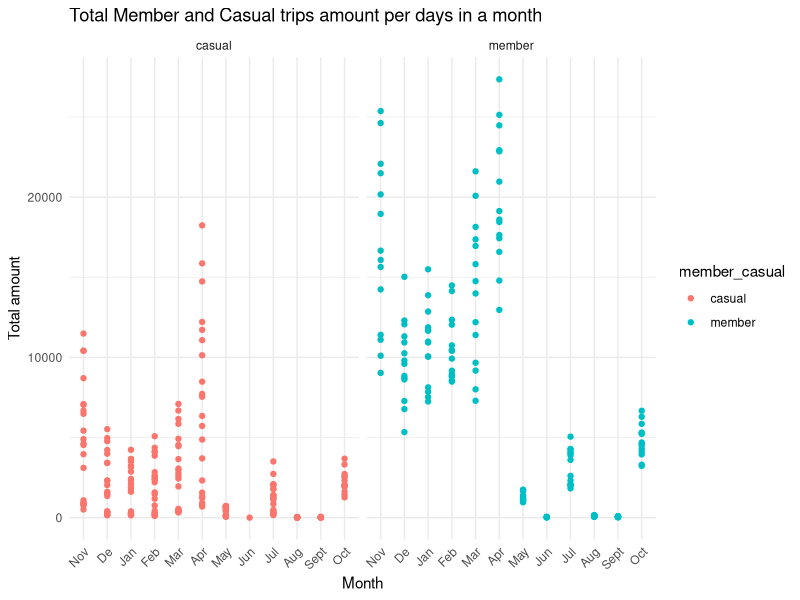
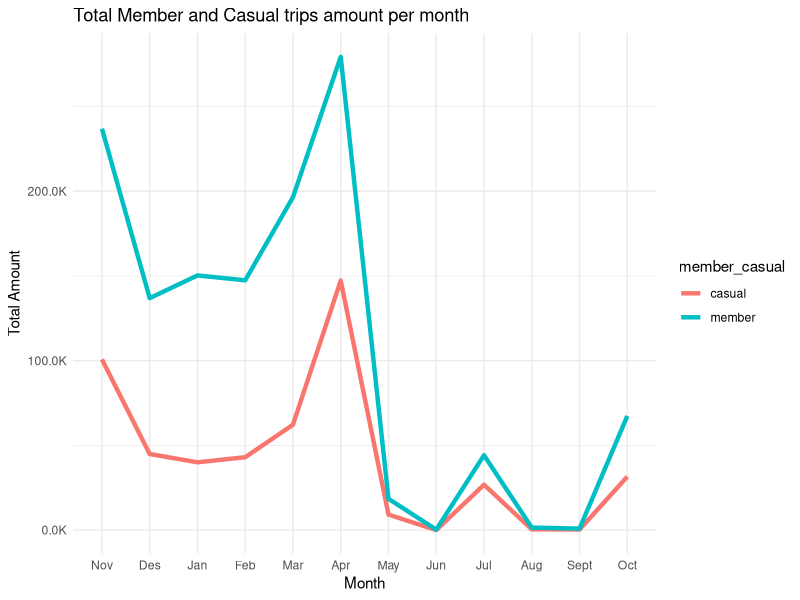
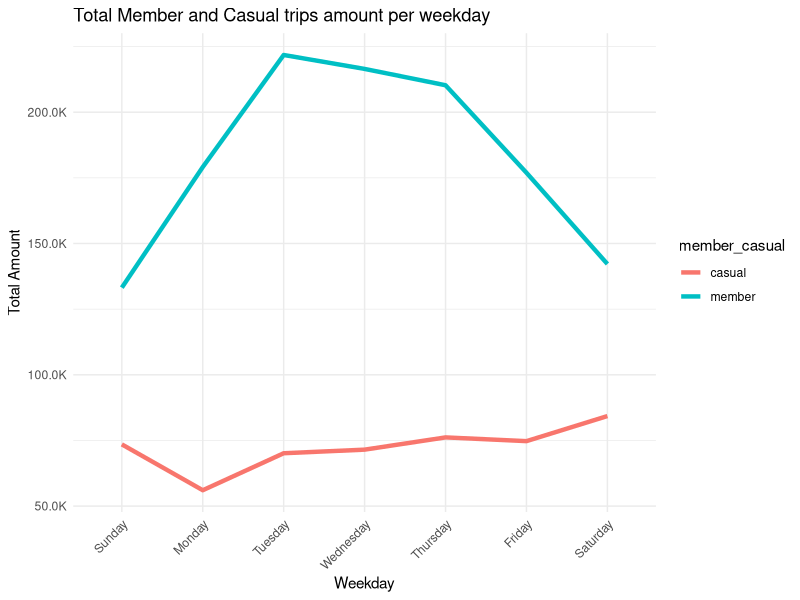
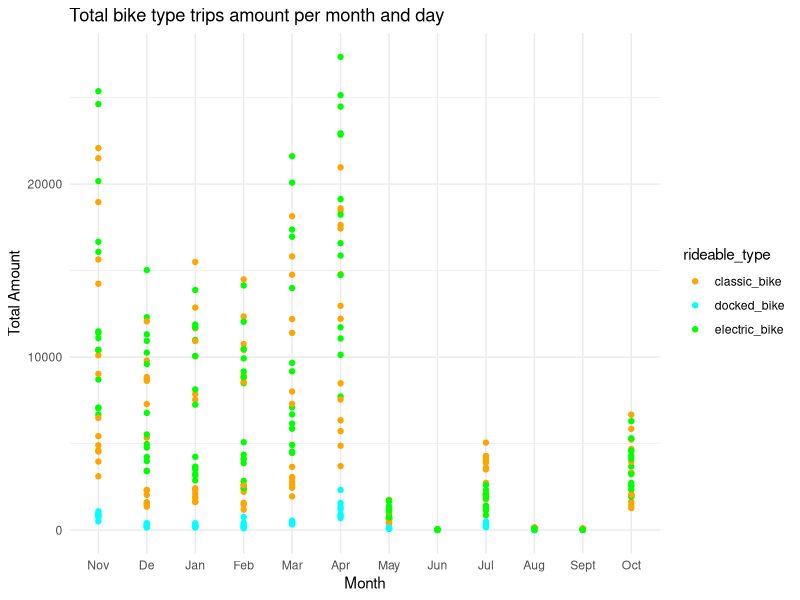
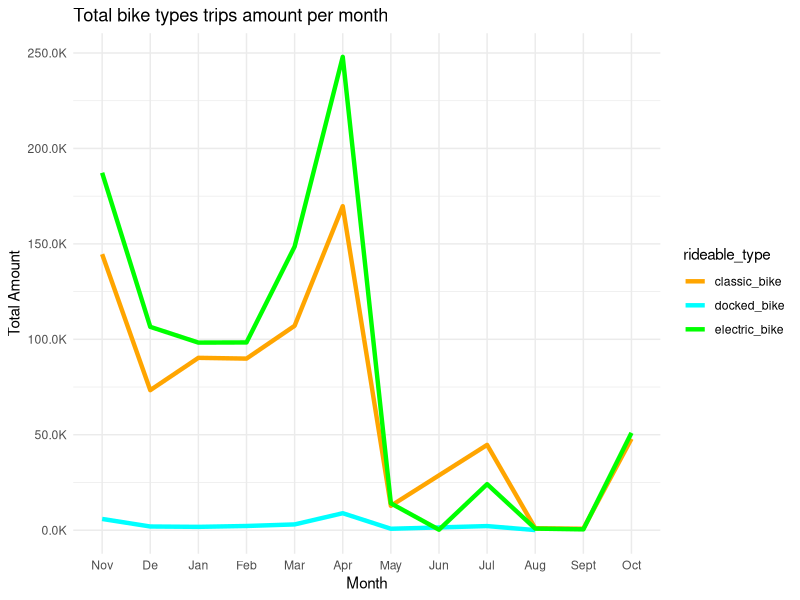
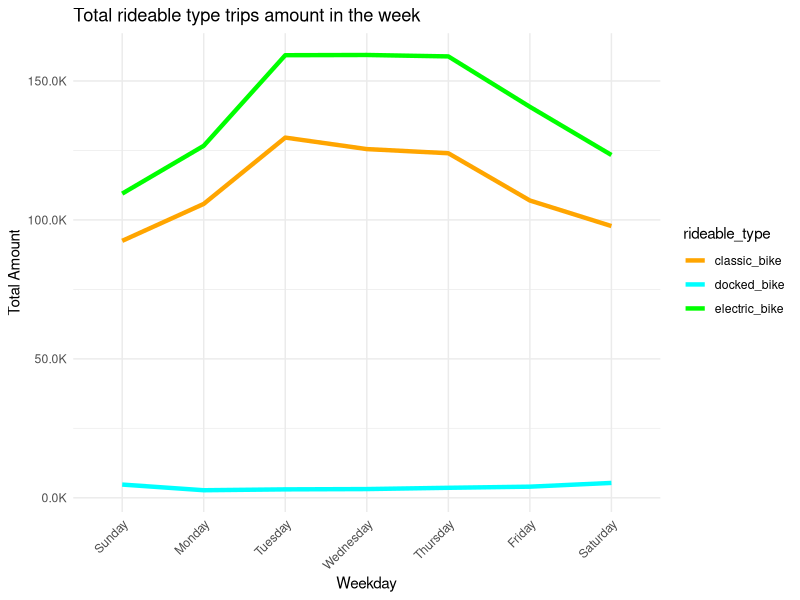
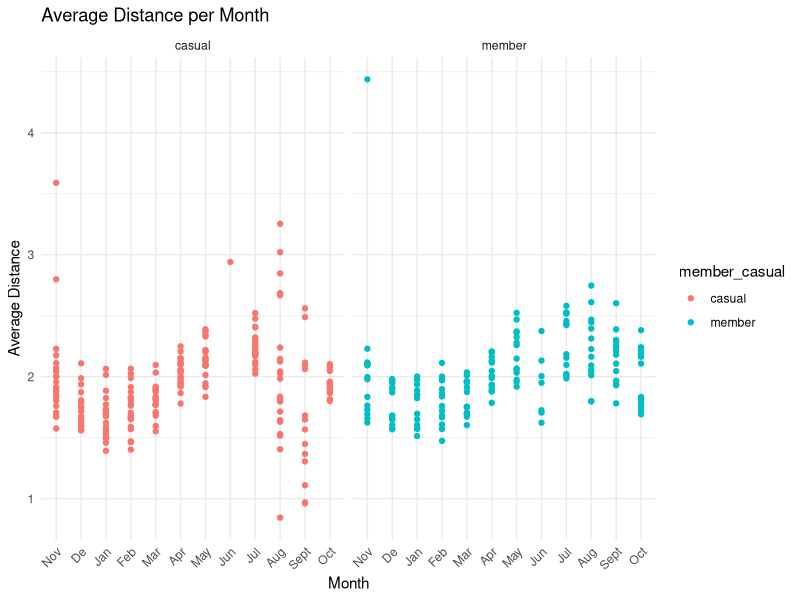
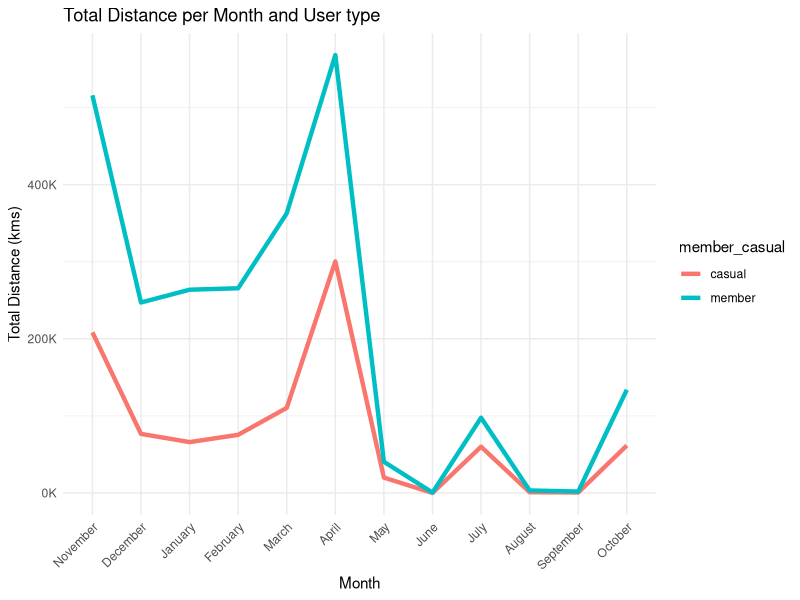

Reproduce these figures in R, in order.
## ---- chunk 1
knitr::opts_chunk$set(echo = TRUE)
knitr::opts_chunk$set(message=FALSE)
options(warn = -1)

## ---- chunk 2

install.packages('tidyverse')
install.packages('lubridate')
install.packages('ggplot2')
install.packages('dplyr')
install.packages('geosphere')

library(tidyverse)
library(lubridate)
library(ggplot2)
library(dplyr)
library(geosphere)

#directorio_actual <- getwd()

combined_df <- read_csv("all_trips2023-12-08.csv")
#colnames(combined_df)
## ---- chunk 3

#directorio_actual <- getwd()

#TRIPS PER DAY PER MONTH
ggplot(combined_df, aes(x = factor(month, levels = c("11", "12", "1", "2", "3", "4", "5", "6", "7", "8", "9", "10"), labels = c("Nov", "De", "Jan", "Feb", "Mar", "Apr", "May", "Jun", "Jul", "Aug", "Sept", "Oct")), y = cantidad, color = member_casual, group = member_casual)) +
     geom_point(size = 1.5) +
     labs(title = 'Total Member and Casual trips amount per days in a month',
      x = "Month",
       y = "Total amount") +
    scale_x_discrete() +
    #scale_color_manual(values = c("casual" = "orange", "member" = "blue"))+
    theme_minimal()+
    theme(axis.text.x = element_text(angle = 45, hjust = 1))+
    facet_grid(~member_casual) 
## ---- chunk 4
#TOTAL TRIPS PER MONTH AND USER MEMBERSHIP TYPE
summarized_df <- combined_df %>%
  group_by(month, member_casual) %>%
  summarize(total_amount = sum(cantidad))

# Create aesthetic
ggplot(summarized_df, aes(x = factor(month, levels = c("11", "12", "1", "2", "3", "4", "5", "6", "7", "8", "9", "10"), labels = c("Nov", "Des", "Jan", "Feb", "Mar", "Apr", "May", "Jun", "Jul", "Aug", "Sept", "Oct")), y = total_amount, color = member_casual, group = member_casual)) +
  geom_line(size = 1.5) +
  labs(title = 'Total Member and Casual trips amount per month',
       x = "Month",
       y = "Total Amount") +
  scale_x_discrete() +
  scale_y_continuous(labels = scales::label_number(scale = 1e-3, suffix = "K", accuracy = 0.1))+
  theme_minimal()


#TOTAL TRIPS AMOUNT IN THE WEEK, PER MEMBER AND CASUAL
summarized_df <- combined_df %>%
  group_by(WEEKDAY, member_casual) %>%
  summarize(total_amount = sum(cantidad)) 

summarized_df <- summarized_df %>%
  mutate(weekday_name = factor(WEEKDAY, levels = 1:7, labels = c("Sunday", "Monday", "Tuesday", "Wednesday", "Thursday", "Friday", "Saturday")))

ggplot(summarized_df, aes(x = weekday_name, y = total_amount, color = member_casual, group = member_casual)) +
  geom_line(size = 1.5) +
  labs(title = 'Total Member and Casual trips amount per weekday',
       x = "Weekday",
       y = "Total Amount") +
  scale_x_discrete() +
  scale_y_continuous(labels = scales::label_number(scale = 1e-3, suffix = "K", accuracy = 0.1)) +
  theme_minimal()+
  theme(axis.text.x = element_text(angle = 45, hjust = 1))


## ---- chunk 5

#AMOUNT IN A MONTH, PER DAY OF DIFFERENT BIKE TYPES
#points
ggplot(combined_df, aes(x = factor(month, levels = c("11", "12", "1", "2", "3", "4", "5", "6", "7", "8", "9", "10"), labels = c("Nov", "De", "Jan", "Feb", "Mar", "Apr", "May", "Jun", "Jul", "Aug", "Sept", "Oct")), y = cantidad, color = rideable_type, group = rideable_type)) +
     geom_point(size = 1.5) +
     labs(title = 'Total bike type trips amount per month and day',
      x = "Month",
      y = "Total Amount") +
    scale_x_discrete() +
    scale_color_manual(values = c("electric_bike" = "green","classic_bike" = "orange", "docked_bike" = "cyan")) +
    theme_minimal()

## ---- chunk 6
    
#line totals per month
summarized_df <- combined_df %>%
  group_by(month, rideable_type) %>%
  summarize(total_amount = sum(cantidad))

#figure
ggplot(summarized_df, aes(factor(month, levels = c("11", "12", "1", "2", "3", "4", "5", "6", "7", "8", "9", "10"), labels = c("Nov", "De", "Jan", "Feb", "Mar", "Apr", "May", "Jun", "Jul", "Aug", "Sept", "Oct")), y = total_amount, color = rideable_type, group = rideable_type)) +
  geom_line(size = 1.5) +
  labs(title = 'Total bike types trips amount per month',
       x = "Month",
       y = "Total Amount") +
  scale_x_discrete() +
  scale_color_manual(values = c("electric_bike" = "green","classic_bike" = "orange", "docked_bike" = "cyan")) +
  scale_y_continuous(labels = scales::label_number(scale = 1e-3, suffix = "K", accuracy = 0.1))+
  theme_minimal()



#BIKE TYPE PER WEEKDAY
summarized_df <- combined_df %>%
  group_by(WEEKDAY, rideable_type) %>%
  summarize(total_amount = sum(cantidad)) 

summarized_df <- summarized_df %>%
  mutate(weekday_name = factor(WEEKDAY, levels = 1:7, labels = c("Sunday", "Monday", "Tuesday", "Wednesday", "Thursday", "Friday", "Saturday")))

# figure
ggplot(summarized_df, aes(x = weekday_name, y = total_amount, color = rideable_type, group = rideable_type)) +
  geom_line(size = 1.5) +
  labs(title = 'Total rideable type trips amount in the week',
       x = "Weekday",
       y = "Total Amount") +
  scale_x_discrete() +
  scale_color_manual(values = c("electric_bike" = "green","classic_bike" = "orange", "docked_bike" = "cyan")) +
  scale_y_continuous(labels = scales::label_number(scale = 1e-3, suffix = "K", accuracy = 0.1)) +
  theme_minimal()+
  theme(axis.text.x = element_text(angle = 45, hjust = 1))


## ---- chunk 7

#FIGURES RELATED RIDE_LENGTH AND RIDE_DISTANCES
#AVG_DISTANCE PER month AND USER TYPE

ggplot(combined_df, aes(x = factor(month, levels = c("11", "12", "1", "2", "3", "4", "5", "6", "7", "8", "9", "10"), labels = c("Nov", "De", "Jan", "Feb", "Mar", "Apr", "May", "Jun", "Jul", "Aug", "Sept", "Oct")), y = avg_distance, color = member_casual, group = member_casual)) +
  geom_point(size = 1.5) +
  labs(title = 'Average Distance per Month',
       x = "Month",
       y = "Average Distance") +
  scale_x_discrete() +
  #scale_color_manual(values = c("casual" = "orange", "member" = "blue")) +
  theme_minimal()+
  theme(axis.text.x = element_text(angle = 45, hjust = 1))+      facet_grid(~member_casual)

#Total distances per month and user type
total_distance_df <- combined_df %>%
  group_by(month, member_casual) %>%
  summarize(total_distance = sum(avg_distance* cantidad))

ggplot(total_distance_df, aes(x = factor(month, levels = c("11", "12", "1", "2", "3", "4", "5", "6", "7", "8", "9", "10"), labels = c("November", "December", "January", "February", "March", "April", "May", "June", "July", "August", "September", "October")), y = total_distance, color = member_casual, group = member_casual)) +
  geom_line(size = 1.5) +
  labs(title = 'Total Distance per Month and User type',
       x = "Month",
       y = "Total Distance (kms)") +
  scale_x_discrete() +
  scale_y_continuous(labels = scales::label_number(scale = 1e-3, suffix = "K", accuracy = 1)) +
  #scale_color_manual(values = c("casual" = "orange", "member" = "blue")) +
  theme_minimal() +
  theme(axis.text.x = element_text(angle = 45, hjust = 1)) 

## ---- chunk 8


#sum rental time PER MONTH AND user type
total_time_df <- combined_df %>%
  group_by(month, member_casual) %>%
  summarize(total_time = sum(avg_time_length* cantidad))

ggplot(total_time_df, aes(x = factor(month, levels = c("11", "12", "1", "2", "3", "4", "5", "6", "7", "8", "9", "10"), labels = c("November", "December", "January", "February", "March", "April", "May", "June", "July", "August", "September", "October")), y = total_time, color = member_casual, group = member_casual)) +
  geom_line(size = 1.5) +
  labs(title = 'Total Time per Month and User type',
       x = "Month",
       y = "Total time (hrs)") +
  scale_x_discrete() +
  scale_y_continuous(labels = scales::label_number(scale = 1/3600, suffix = " hrs")) +
  #scale_y_continuous(labels = scales::label_number(scale = 1e-3, suffix = "K", accuracy = 1)) +
  #scale_color_manual(values = c("casual" = "orange", "member" = "blue")) +
  theme_minimal() +
  theme(axis.text.x = element_text(angle = 45, hjust = 1)) 




#SUM RENTAL TIME PER WEEKDAY AND USER TYPE

total_time_df <- combined_df %>%
  group_by(WEEKDAY, member_casual) %>%
  summarize(total_time = sum(avg_time_length* cantidad))

summarized_df <- total_time_df %>%
  mutate(weekday_name = factor(WEEKDAY, levels = 1:7, labels = c("Sunday", "Monday", "Tuesday", "Wednesday", "Thursday", "Friday", "Saturday")))

ggplot(summarized_df, aes(x = weekday_name, y = total_time, color = member_casual, group = member_casual)) +
  geom_line(size = 1.5) +
  labs(title = 'Total Time per Weekday and User type',
       x = "Weekday",
       y = "Total time (hrs)") +
  scale_x_discrete() +
  scale_y_continuous(labels = scales::label_number(scale = 1/3600, suffix = " hrs")) +
  #scale_y_continuous(labels = scales::label_number(scale = 1e-3, suffix = "K", accuracy = 1)) +
  #scale_color_manual(values = c("casual" = "orange", "member" = "blue")) +
  theme_minimal() +
  theme(axis.text.x = element_text(angle = 45, hjust = 1)) 



#SUM RENTAL TIME PER MONTH AND BIKE TYPE

total_time_df <- combined_df %>%
  group_by(month, rideable_type) %>%
  summarize(total_time = sum(avg_time_length* cantidad))

ggplot(total_time_df, aes(x = factor(month, levels = c("11", "12", "1", "2", "3", "4", "5", "6", "7", "8", "9", "10"), labels = c("November", "December", "January", "February", "March", "April", "May", "June", "July", "August", "September", "October")), y = total_time, color = rideable_type, group = rideable_type)) +
  geom_line(size = 1.5) +
  labs(title = 'Total Time per Month and Bike type',
       x = "Month",
       y = "Total time (hrs)") +
  scale_x_discrete() +
  scale_y_continuous(labels = scales::label_number(scale = 1/3600, suffix = " hrs")) +
  scale_color_manual(values = c("electric_bike" = "green","classic_bike" = "orange", "docked_bike" = "cyan")) +
  #scale_y_continuous(labels = scales::label_number(scale = 1e-3, suffix = "K", accuracy = 1)) +
  #scale_color_manual(values = c("casual" = "orange", "member" = "blue")) +
  theme_minimal() +
  theme(axis.text.x = element_text(angle = 45, hjust = 1)) 


## ---- chunk 9

#A STACKPILE RESUME WITH THE SUM RENTAL TIME, A PILE FOR MEMBER AND A PILE FOR CASUAL, PER MONTH, WITH BYKE TYPES STACKED INSIDE EACH BAR.
combined_df <- combined_df %>%
  mutate(avg_time_length_sec = as.numeric(avg_time_length))

# Calcular total_time
total_time_df <- combined_df %>%
  group_by(month, member_casual, rideable_type) %>%
  summarize(total_time = sum(avg_time_length_sec * cantidad))

# Crear el gráfico
ggplot(total_time_df, aes(x = factor(month), y = total_time, fill = rideable_type)) +
  geom_bar(stat = "identity", position = "stack", color = "white") +
  labs(title = 'Total Time per Month, User type, and Rideable type',
       x = "Month",
       y = "Total time (seconds)") +
  scale_x_discrete(labels = c("Nov", "Dec", "Jan", "Feb", "Mar", "Apr", "May", "Jun", "Jul", "Aug", "Sept", "Oct")) +
  scale_fill_manual(values = c("electric_bike" = "green", "classic_bike" = "orange", "docked_bike" = "cyan")) +
  scale_y_continuous(labels = scales::label_number(scale = 1/3600, suffix = " hrs")) +
  facet_grid(~member_casual) +
  #geom_text(aes(label = sprintf("%.2f Khrs", total_time / 3600)),
            #position = position_stack(vjust = 0.5), color = "black", size = 3) +
  theme_minimal() +
  theme(axis.text.x = element_text(angle = 45, hjust = 1))
